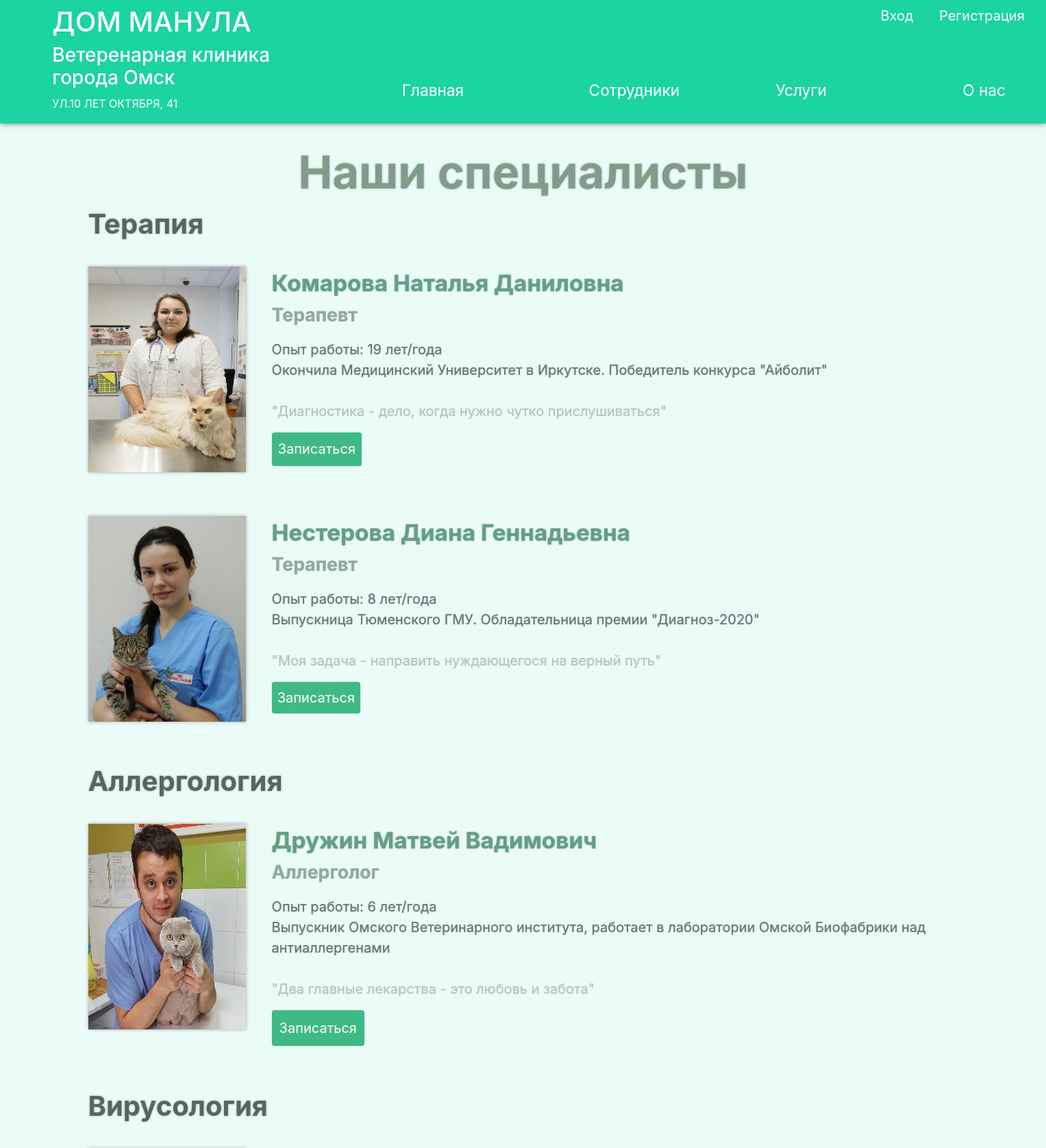
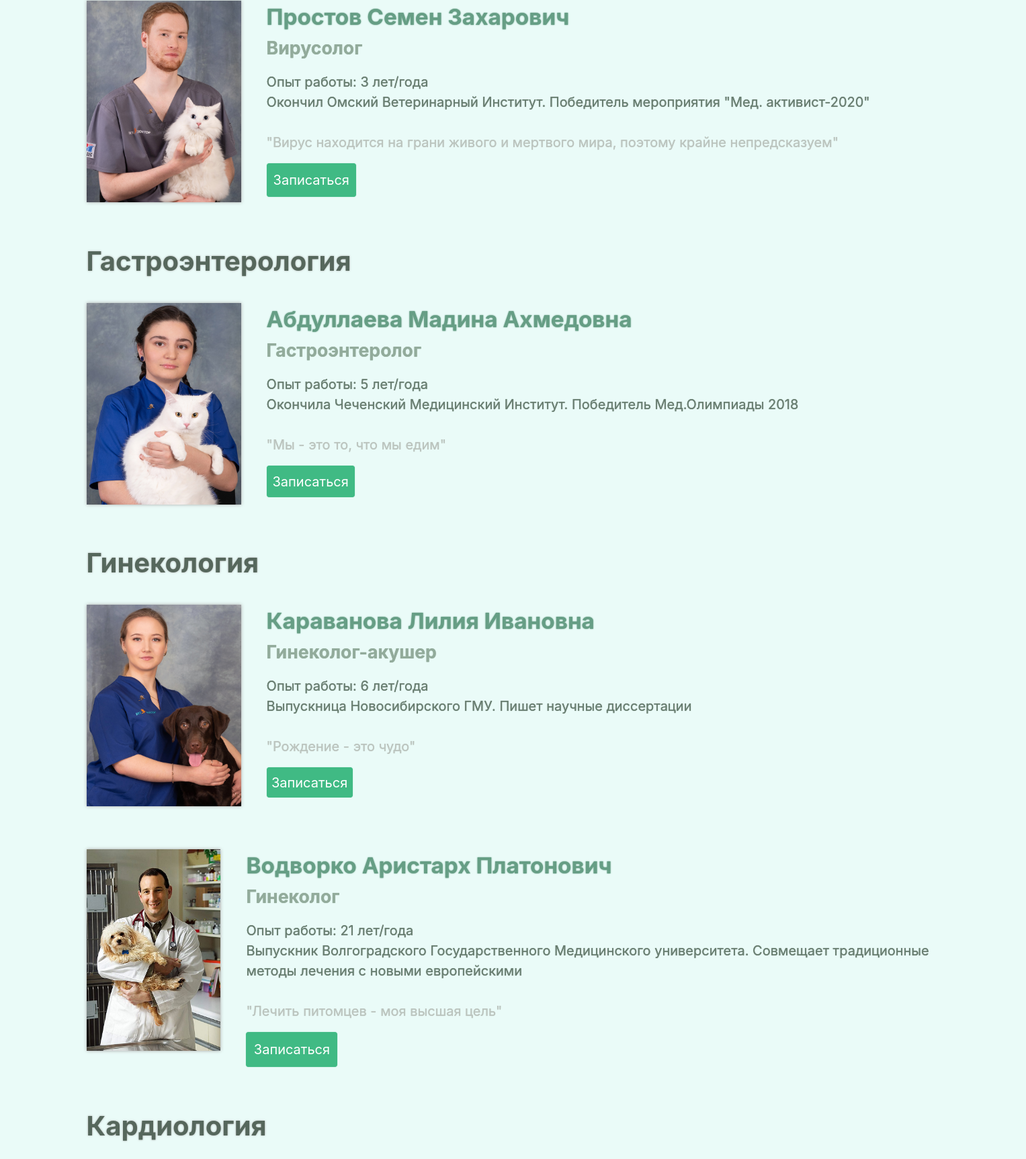
/personal (upper part), run on the app's committed database (2 pictures, top to bottom).
### models/professions.py (models this page shows)
class Department(SqlAlchemyBase, UserMixin, SerializerMixin):
    __tablename__ = 'departments'
    id = sqlalchemy.Column(sqlalchemy.Integer,
                           primary_key=True, autoincrement=True)
    title = sqlalchemy.Column(sqlalchemy.String)
    doctors = orm.relation('Doctor')

### models/doctors.py (models this page shows)
class Doctor(SqlAlchemyBase, UserMixin, SerializerMixin):
    __tablename__ = 'persons'
    id = sqlalchemy.Column(sqlalchemy.Integer,
                           primary_key=True, autoincrement=True)
    name = sqlalchemy.Column(sqlalchemy.String)
    surname = sqlalchemy.Column(sqlalchemy.String)
    sec_name = sqlalchemy.Column(sqlalchemy.String)
    profession = sqlalchemy.Column(sqlalchemy.Integer,
                                sqlalchemy.ForeignKey("departments.id"))
    experience = sqlalchemy.Column(sqlalchemy.Integer)
    quote = sqlalchemy.Column(sqlalchemy.String)
    image = sqlalchemy.Column(sqlalchemy.String)
    description = sqlalchemy.Column(sqlalchemy.String)
    speciality = sqlalchemy.Column(sqlalchemy.String)
    professions = orm.relation('Department')

### main.py (the view)
@app.route('/personal')
def doctors():
    db_name = "db/doctors.db"
    db_session.global_init(db_name)
    db_sess = db_session.create_session()
    doctors = db_sess.query(Doctor).all()
    specialties = {}
    for spec in db_sess.query(Department).all():
        specialties[spec.title] = list(filter(lambda x: x.profession == spec.id, doctors))
    res = make_response(render_template("personal.html", specialties=specialties))
    return res

### models/db_session.py (called while the page is built, shortened)
def global_init(db_file):
    global __factory
    if __factory:
        return

def create_session() -> Session:
    global __factory
    return __factory()

### templates/personal.html
{% extends "base.html" %}
{% block content %}
    <h1 class="center-h1"><b>Наши специалисты</b></h1>
    {% for spec in specialties %}
        {% if specialties[spec] %}
            <h2 class="left-h2"><b>{{ spec }}</b></h2>
            <div class="doctors">
                {% for doctor in specialties[spec] %}
                    <div  class="doctor-div">
                        <img src="static/img/{{ doctor.image }}" class="low-sh" height="300" width="230">
                        <div class="doctor-text">
                            <b class="doctor-name">{{doctor.surname}} {{doctor.name}} {{doctor.sec_name}}</b>
                            <p class="spec-name"><b>{{doctor.speciality}}</b></p>
                            <font class="simple-text">
                                Опыт работы: {{doctor.experience}} лет/года
                                <br>
                                {{doctor.description}}
                                <br><br>
                                <blockquote>"{{doctor.quote}}"</blockquote>
                                <button type="button" class="btn btn-info sign">Записаться</button>
                            </font>
                        </div>
                    </div>
                {% endfor %}
            </div>
        {% endif %}
    {% endfor %}
{% endblock %}

### templates/base.html (shortened to what this page needs)
<!doctype html>
<html lang="en">
    <head>
        <link rel="stylesheet"
              href="https://stackpath.bootstrapcdn.com/bootstrap/4.4.1/css/bootstrap.min.css"
>
        <link rel="stylesheet" href="static/css/style.css">
    </head>
    <body>
        <header>
            <div class="logo">
                <a href="/" class="header-adress">
                    <h1>ДОМ МАНУЛА</h1>
                    <h3>
                        Ветеренарная клиника<br>
                        города Омск
                    </h3>
                </a>
                <a href="https://yandex.ru/maps/-/CCUBvBXDCC" target="_blank" class="header-adress">
                    <p>УЛ.10 ЛЕТ ОКТЯБРЯ, 41</p>
                </a>
            </div>
            <nav class="reg">
                <a href="#" class="header-adress">
                    <font class="p-3">Вход</font>
                </a>
                <a href="#" class="header-adress">
                    <font class="p-3">Регистрация</font>
                </a>
            </nav>
            <nav class="navbar navbar-expand-lg menu">
                <ul class="navbar-nav">
                    <li class="menu-item">
                        <a class="menu-item nav-link header-adress {{ main_status }}" href="/">Главная</a>
                    </li>
                    <li class="menu-item">
                        <a class="menu-item nav-link header-adress {{ crew_status }}" href="#">Сотрудники</a>
                    </li>
                    <li class="menu-item">
                        <a class="menu-item nav-link header-adress {{ price_status }}" href="#">Услуги</a>
                    </li>
                    <li class="menu-item">
                        <a class="menu-item nav-link header-adress {{ self_status }}" href="#">О нас</a>
                    </li>
                </ul>
            </nav>
        </header>
        <main role="main" class="container block-content">
            {% block content %}{% endblock %}
        </main>
    </body>
</html>

### static/css/style.css (style rules this page uses)
* { margin: 0; padding: 0; }
body { background-color: #EAFBF8; }
header { background-color: #1CD3A2; color: #FFFFFF; padding-bottom: 0.5%; padding-top: 0.5%; min-height: 180px; box-shadow: 0 0 8px #696969; transition: all 0.65s; }
a { text-decoration: none; }
.logo { margin-left: 5%; width: 300px; min-width: 350px; float: left; transition: all 0.5s; }
.header-adress { color: #FFFFFF; transition: all 0.85s; }
.reg { float: right; right: 1%; position: absolute; font-size: 15pt; }
.menu { margin-top: 6%; }
.menu-item { padding-right: 30%; padding-left: 30%; min-width: 100px; font-size: 17pt; }
.navbar { mragin-right: 0; }
.block-content { margin-bottom: 3%; margin-top: 2%; min-width: 1300px; }
.center-h1 { text-align: center; color: #809D8B; text-shadow: 0 0 3px #A9A9A9; font-size: 50pt; margin-top: 1%; margin-bottom: 1%; }
.left-h2 { color: #56675C; text-shadow: 0 0 3px #A9A9A9; margin-top: 1%; margin-bottom: 1%; font-size: 30pt; }
.doctors { margin-top: 3%; }
.doctor-div { display: flex; margintop: 1%; margin-bottom: 5%; }
.low-sh { box-shadow: 0 0 5px #A9A9A9; }
.doctor-text { margin-left: 3%; }
.doctor-name { font-size: 25pt; color: #669E85; text-shadow: 0 0 2px #669E85; }
.spec-name { font-size: 20pt; color: #92AB9B; text-shadow: 0 0 1px #92AB9B; }
.simple-text { font-size: 15pt; color: #687D70; text-shadow: 0 0 1px #687D70; }
blockquote { color: #BBC4BE; text-shadow: 0 0 1px #BBC4BE; }
.sign, .sign:focus { background-color: #40BA84; border-color: #40BA84; box-shadow: 0 0 1px #40BA84; font-size: 15pt; padding: 1%; transition: all 0.5s; }

### data on the page
Department: title "Терапия"
Doctor: image (picture), surname "Комарова", name "Наталья", sec_name "Даниловна", speciality "Терапевт", experience "19", description "Окончила Медицинский Университет в Иркутске. Победитель конкурса \"Айболит\"", quote "Диагностика - дело, когда нужно чутко прислушиваться"
Doctor: image (picture), surname "Нестерова", name "Диана", sec_name "Геннадьевна", speciality "Терапевт", experience "8", description "Выпускница Тюменского ГМУ. Обладательница премии \"Диагноз-2020\"", quote "Моя задача - направить нуждающегося на верный путь"
Department: title "Аллергология"
Doctor: image (picture), surname "Дружин", name "Матвей", sec_name "Вадимович", speciality "Аллерголог", experience "6", description "Выпускник Омского Ветеринарного института, работает в лаборатории Омской Биофабрики над антиаллергенами", quote "Два главные лекарства - это любовь и забота"
Department: title "Вирусология"
Doctor: image (picture), surname "Простов", name "Семен", sec_name "Захарович", speciality "Вирусолог", experience "3", description "Окончил Омский Ветеринарный Институт. Победитель мероприятия \"Мед. активист-2020\"", quote "Вирус находится на грани живого и мертвого мира, поэтому крайне непредсказуем"
Department: title "Гастроэнтерология"
Doctor: image (picture), surname "Абдуллаева", name "Мадина", sec_name "Ахмедовна", speciality "Гастроэнтеролог", experience "5", description "Окончила Чеченский Медицинский Институт. Победитель Мед.Олимпиады 2018", quote "Мы - это то, что мы едим"
Department: title "Гинекология"
Doctor: image (picture), surname "Караванова", name "Лилия", sec_name "Ивановна", speciality "Гинеколог-акушер", experience "6", description "Выпускница Новосибирского ГМУ. Пишет научные диссертации", quote "Рождение - это чудо"
Doctor: image (picture), surname "Водворко", name "Аристарх", sec_name "Платонович", speciality "Гинеколог", experience "21", description "Выпускник Волгоградского Государственного Медицинского университета. Совмещает традиционные методы лечения с новыми европейскими", quote "Лечить питомцев - моя высшая цель"
Department: title "Кардиология"
